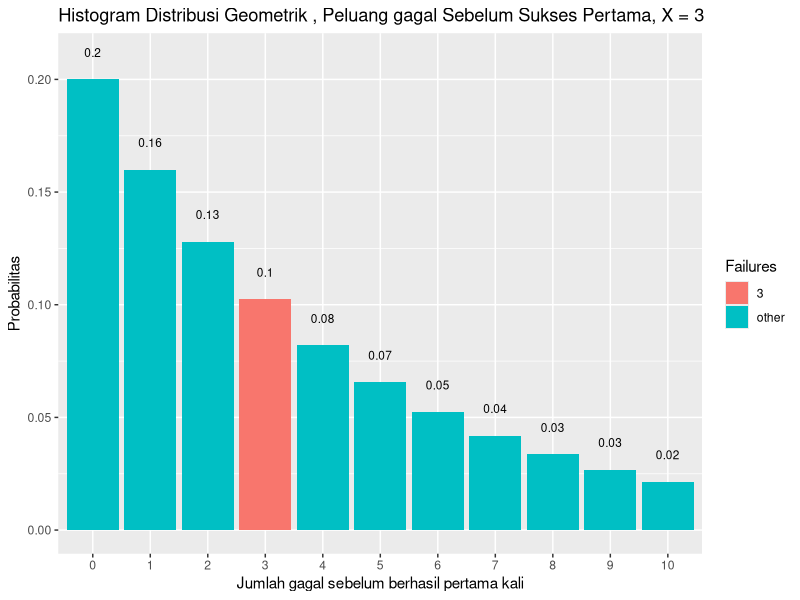
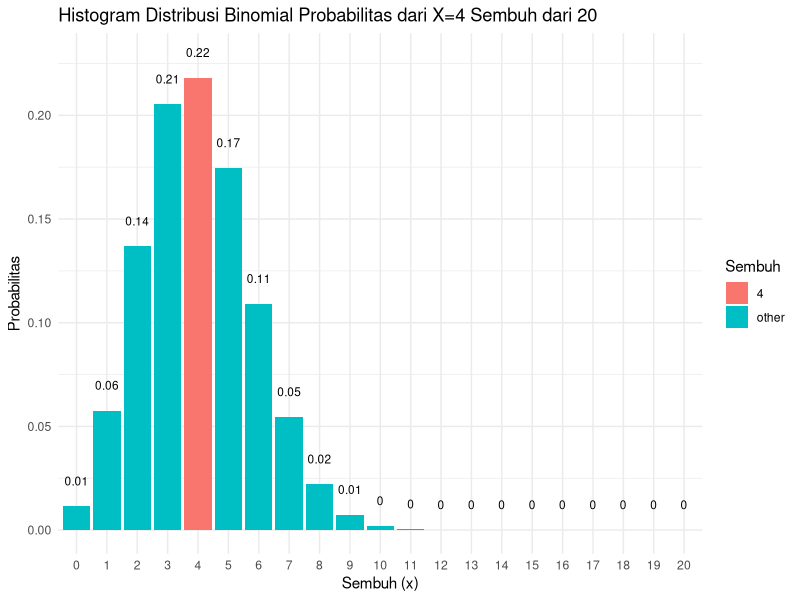
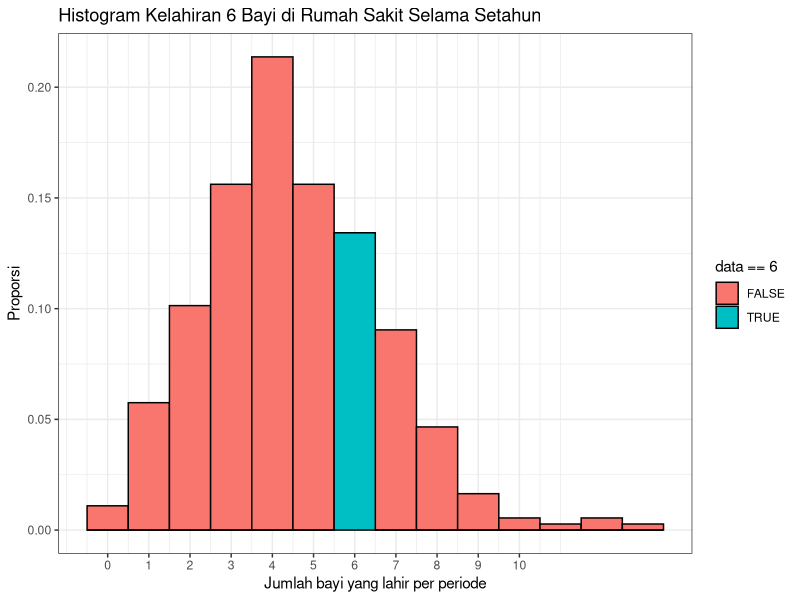
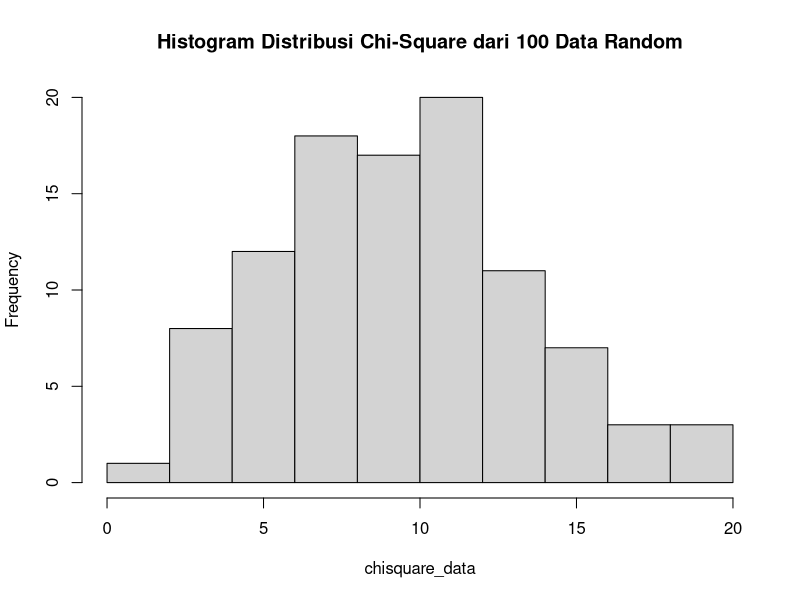
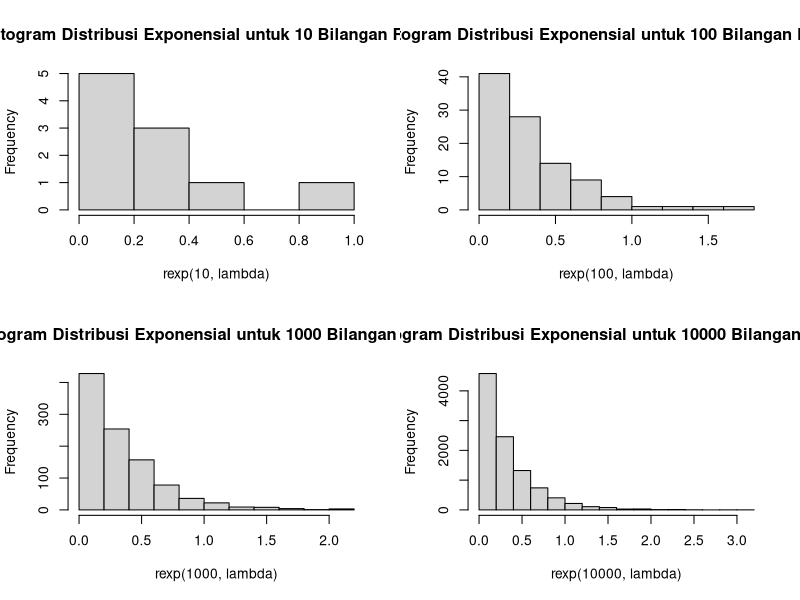
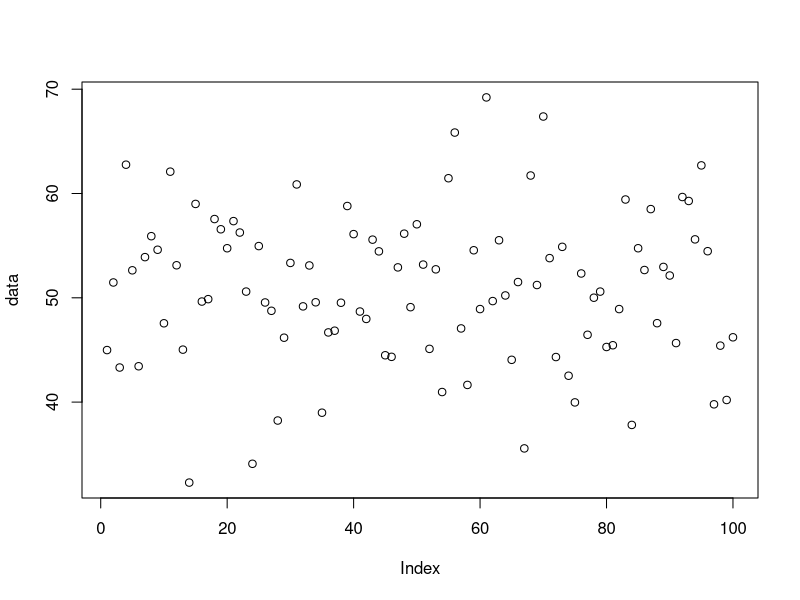
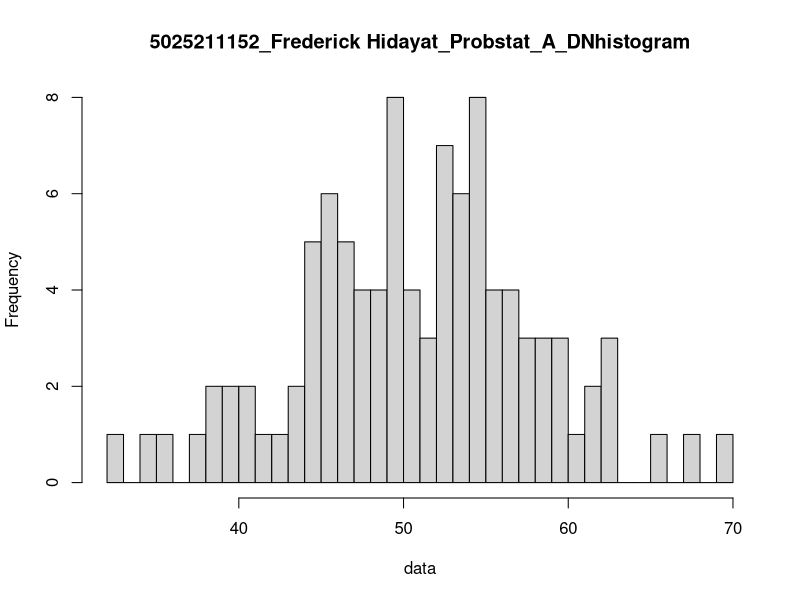

The R script that drew these images, in order:
#1 a Berapa peluang penyurvei bertemu x = 3 orang yang tidak menghadiri acara vaksinasi  sebelum keberhasilan pertama ketika p = 0,20 dari populasi menghadiri acara vaksinasi ? (distribusi Geometrik)
p = 0.20
n = 3
dgeom (x = n, prob = p)
#0.1024

#b mean Distribusi Geometrik dengan 10000 data random , prob = 0,20 dimana distribusi geometrik acak tersebut X = 3 ( distribusi geometrik acak () == 3 )
mean(rgeom(n = 10000, prob = p) == 3)


#c Bandingkan Hasil poin a dan b , apa kesimpulan yang bisa didapatkan?
# Nilai yang didapatkan dari nomor 1a adalah 0.1024, disisi lain, pada 1b didapatkan nilai yang tidak jauh beda dengan 1a, sehingga dapat disimpulkan bahwa perhitungan pada 1a mendekati hasil mean data random distribusi geometrik pada 1b

#d Histogram Distribusi Geometrik , Peluang X = 3 gagal Sebelum Sukses Pertama
library(dplyr)
library(ggplot2)

data.frame(x = 0:10, prob = dgeom(x = 0:10, prob = p)) %>%
  mutate(Failures = ifelse(x == 3, 3, "other")) %>%
  ggplot(aes(x = factor(x), y = prob, fill = Failures)) +
  geom_col() +
  geom_text(
    aes(label = round(prob,2), y = prob + 0.01),
    position = position_dodge(0.9),
    size = 3,
    vjust = 0
  ) +
  labs(title = "Histogram Distribusi Geometrik , Peluang gagal Sebelum Sukses Pertama, X = 3",
       x = "Jumlah gagal sebelum berhasil pertama kali",
       y = "Probabilitas") 

#e Nilai Rataan (μ) dan Varian (σ²) dari Distribusi Geometrik.

#nilai rataan
nilai_rataan <- 1/p; nilai_rataan
#5

#nilai varian
nilai_varian <- (1-p)/(p^2); nilai_varian
#20

#2 a Peluang terdapat 4 pasien yang sembuh.
# Jumlah pasien menderita COVID19 = 20, Peluang sembuh = 0.2
n = 20
p = 0.2
x = 4
dbinom (x, n, p)
#0.2181994

#b Gambarkan grafik histogram berdasarkan kasus tersebut.

#data distribusi binomial
library(dplyr)
library(ggplot2)

data.frame(x = 0:20, prob = dbinom(x = 0:20, size = 20, prob = 0.2)) %>%
  mutate(Sembuh = ifelse(x == 4, 4, "other")) %>%
  ggplot(aes(x = factor(x), y = prob, fill = Sembuh)) +
  theme_minimal()+
  geom_col() +
  geom_text(
    aes(label = round(prob,2), y = prob + 0.01),
    position = position_dodge(0.9),
    size = 3,
    vjust = 0) +
  labs(title = "Histogram Distribusi Binomial Probabilitas dari X=4 Sembuh dari 20",
       x = "Sembuh (x)",
       y = "Probabilitas")

#c Nilai Rataan (μ) dan Varian (σ²) dari Distribusi Binomial.

#nilai rataan
nilai_rataan <- n*p; nilai_rataan
#4

#nilai varian
nilai_varian <- n*p*(1-p); nilai_varian
#3.2

#3 a Berapa peluang bahwa 6 bayi akan lahir di rumah sakit ini besok?
lambda = 4.5
x = 6
dpois(x, lambda)
#0.1281201

#b simulasikan dan buatlah histogram kelahiran 6 bayi akan lahir di rumah sakit ini  selama setahun (n = 365)
library(dplyr)
library(ggplot2)

random_data <- data.frame('data' = rpois(365, 4.5))
random_data %>% ggplot() +
  geom_histogram(aes(x = data,
                     y = stat(count / sum(count)),
                     fill = data == 6),
                 binwidth = 1,
                 color = 'black',) +
  scale_x_continuous(breaks = 0:10) + 
  labs(x = 'Jumlah bayi yang lahir per periode',
       y = 'Proporsi',
       title = 'Histogram Kelahiran 6 Bayi di Rumah Sakit Selama Setahun') +
  theme_bw()

random_data %>% dplyr::summarize(six_babies = sum(random_data$data == 6) / n())

#c dan bandingkan hasil poin a dan b , Apa kesimpulan yang bisa didapatkan
#Didapatkan hasil pada 3a adalah 0.1281201, sedangkan pada 3b didapatkan hasil yang mendekati, sehingga dapat ditarik kesimpulan bahwa perhitungan pada 3a mendekati simulasi terkait yang dilakukan pada soal 3b

#d Nilai Rataan (μ) dan Varian (σ²) dari Distribusi Poisson.

#nilai rataan
nilai_rataan <- lambda; nilai_rataan
#4.5

#nilai varian
nilai_varian <- lambda; nilai_varian
#4.5

#4 a Fungsi Probabilitas dari Distribusi Chi-Square.
x = 2
v = 10
dchisq(x, v)
#0.007664155

#b Histogram dari Distribusi Chi-Square dengan 100 data random.
set.seed(100)
n = 100
chisquare_data <- rchisq(n, v)

hist(chisquare_data, breaks = 10, main = "Histogram Distribusi Chi-Square dari 100 Data Random")

#c Nilai Rataan (μ) dan Varian (σ²) dari Distribusi Chi-Square.

#nilai rataan
nilai_rataan <- v; nilai_rataan
#10

#nilai varian
nilai_varian <- 2*v; nilai_varian
#20

#5 a Fungsi Probabilitas dari Distribusi Exponensial 
lambda = 3

#diketahui bilangan acak berdistribusi exponential
#misalkan ada 10 bilangan random
set.seed(1)
dexp(rexp(10, lambda))

#b Histogram dari Distribusi Exponensial untuk 10, 100, 1000 dan 10000 bilangan random
set.seed(1)

#membuat tampilan 2x2
par(mfrow=c(2,2))

hist(rexp(10, lambda), main = "Histogram Distribusi Exponensial untuk 10 Bilangan Random")
hist(rexp(100, lambda), main = "Histogram Distribusi Exponensial untuk 100 Bilangan Random")
hist(rexp(1000, lambda), main = "Histogram Distribusi Exponensial untuk 1000 Bilangan Random")
hist(rexp(10000, lambda), main = "Histogram Distribusi Exponensial untuk 10000 Bilangan Random")

#c Nilai Rataan (μ) dan Varian (σ²) dari Distribusi Exponensial untuk n = 100 dan λ = 3
set.seed(1)
n = 100
lambda = 3

#nilai rataan
mean(rexp(n, lambda))

#nilai varian
var(rexp(n, lambda))

#6 a Fungsi Probabilitas dari Distribusi Normal P(X1 ≤ x ≤ X2), hitung Z-Score Nya dan plot data generate randomnya dalam bentuk grafik. Petunjuk(gunakan fungsi plot()).
#Keterangan : 
#X1 = Dibawah rata-rata 
#X2 = Diatas rata-rata

# Terdapat 100 data dengan mean = 50 serta sd = 8
set.seed(1)
n = 100
mean_data = 50
sd_data = 8

data <- rnorm(n, mean_data, sd_data); data
rataan_data <- mean(data)

X1 <- floor(rataan_data)
X2 <- ceiling(rataan_data)

z_scores <- (data - rataan_data)/ sd(data); z_scores
par(mfrow=c(1,1))

#plot data generate random
plot (data)

#b Generate Histogram dari Distribusi Normal dengan breaks 50 dan format penamaan: 
#NRP_Nama_Probstat_{Nama Kelas}_DNhistogram
hist(data, breaks = 50, main = "5025211152_Frederick Hidayat_Probstat_A_DNhistogram")

#c Nilai Varian (σ²) dari hasil generate random nilai Distribusi Normal.
var(data)